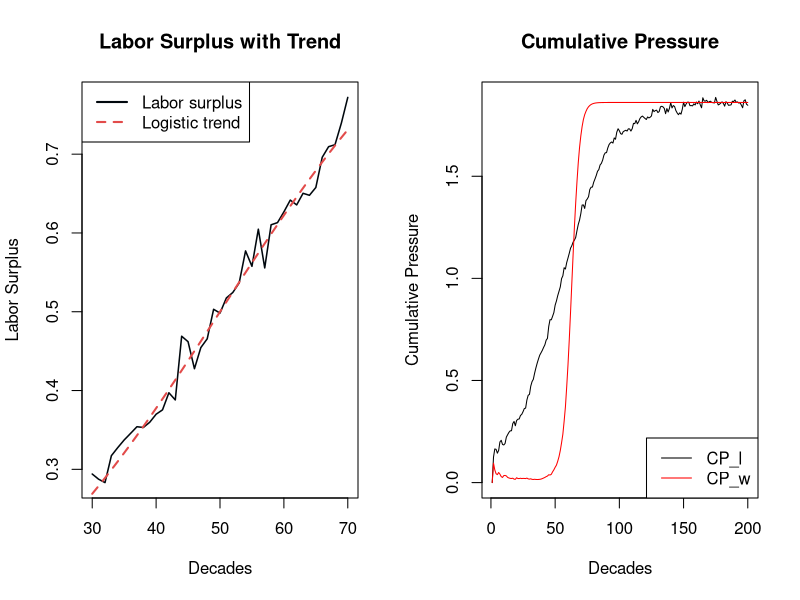
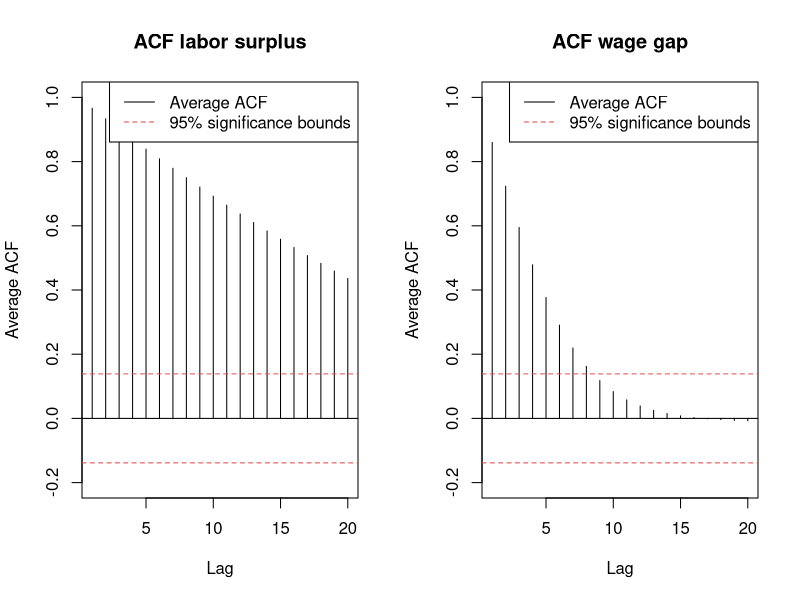
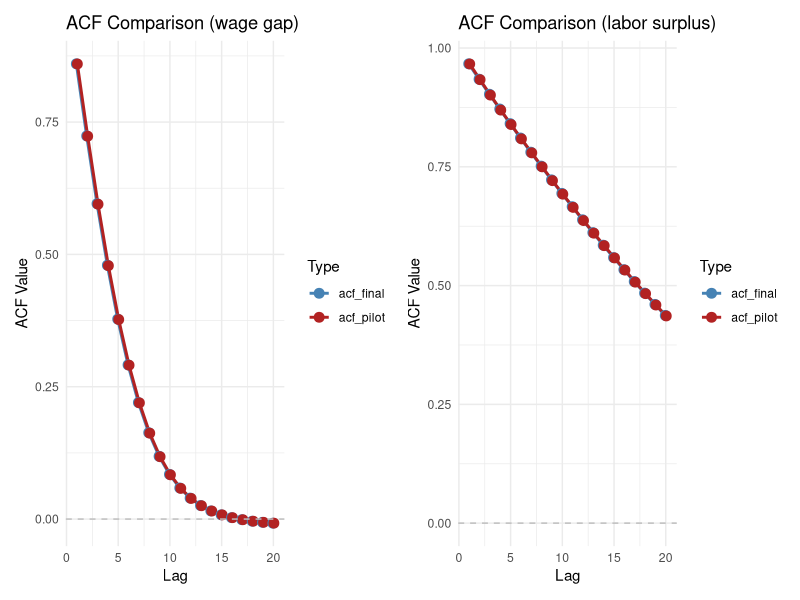
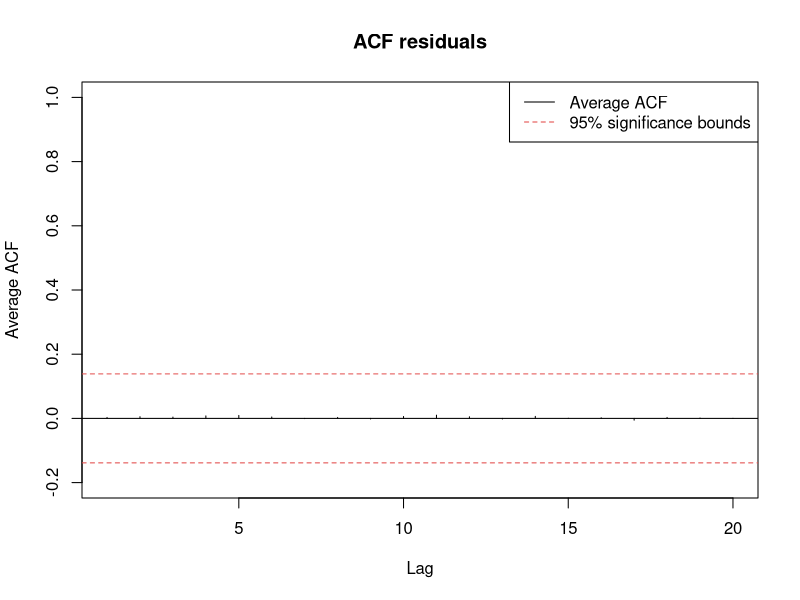

The R source for these figures, in order:
## ---- chunk 1
library(dplyr)
library(ggplot2)
library(tidyr)
library(sandwich)
library(lmtest)
library(patchwork)
## ---- chunk 2
set.seed(123)
## ---- chunk 3
N_pilot <- 10
T_pilot <- 200
## ---- chunk 4
# labor_surplus parameters
K_l <- 1
r_l <- .05
t0_l  <- 50
A <- .2
P <- 5
delta_l <- .43
## ---- chunk 5
# wage_gap parameters
K_w <- 1
r_base <- .03
alpha <- .5
t0_w <- 60
## ---- chunk 6
# decay parameter (cumulative pressure)
delta_c <- 0.43
## ---- chunk 7
func_labor_surplus <- function(N,T) {
  
  labor_surplus <- matrix(NA, nrow = T , ncol = N)
  for (n in 1:N) {
    for (t in 1:T) {
    
      logistic_trend <- K_l/(1+exp(-r_l*(t-t0_l)))
      oscillation <- A * exp(-delta_l*t) * sin((2*t*pi)/P)
      epsilon <- rnorm(1, mean = 0, sd = .02)
    
      labor_surplus[t, n] <- logistic_trend + oscillation + epsilon
    }
  }
  return(labor_surplus)
}
## ---- chunk 8
labor_surplus <- func_labor_surplus(N_pilot, T_pilot)
head(labor_surplus)
## ---- chunk 9
func_wage_gap <- function(N, T, lab){
  
  wage_gap <- matrix(NA, nrow = T , ncol = N)
  for (n in 1:N) {
    for (t in 1:T) {
    
      if (t == 1) {r_w <- r_base} else {r_w <- r_base + alpha*(lab[t-1, n])}
    
     wage_gap[t,n]<- K_w/(1+exp(-r_w*(t-t0_w)))
    }
  }
  return(wage_gap)
}
## ---- chunk 10
wage_gap <- func_wage_gap(N_pilot, T_pilot, labor_surplus)
head(wage_gap)
## ---- chunk 11
cp <- function(N, T, lab, wag) {
  
  CP_l <- matrix(NA, nrow = T , ncol = N)
  CP_w <- matrix(NA, nrow = T , ncol = N)

  for (n in 1:N){
    for (t in 1:T){
    
    # cumulative pressure is only meaningful at t=2
      if (t==1){
        CP_l[t, n] <- 0
        CP_w[t, n] <- 0
      }
      else {
      
        cpsum_l <- 0
        cpsum_w <- 0
      
        for (k in 1:(t-1)){
          cpsum_l <- cpsum_l + lab[t-k, n] * exp(-delta_c*k)
          cpsum_w <- cpsum_w + wag[t-k, n] * exp(-delta_c*k)
      }
      
        CP_l[t, n] <- cpsum_l
        CP_w[t, n] <- cpsum_w
      }
    }
  }
  return( list(CP_l = CP_l, CP_w = CP_w) )
}

## ---- chunk 12
result <- cp(N_pilot, T_pilot, labor_surplus, wage_gap)
CP_w <- result$CP_w
CP_l <- result$CP_l
## ---- chunk 13
head(CP_l)
## ---- chunk 14
head(CP_w)
## ---- chunk 15
n <- 70
s <- 30
trend_l <- K_l / (1 + exp(-r_l * (s:n - t0_l)))
 
par(mfrow = c(1,2))

plot(s:n, labor_surplus[s:n, 1], type = "n",
     xlab = "Decades", ylab = "Labor Surplus",
     main = "Labor Surplus with Trend")
lines(s:n, labor_surplus[s:n, 1], col = "#00070d", lwd = 1.5)
lines(s:n, trend_l, col = "#E24B4A", lty = 2, lwd = 2)
legend("topleft",
       legend = c("Labor surplus", "Logistic trend"),
       col = c("#00070d", "#E24B4A"),
       lty = c(1, 2, 1, 1), lwd = 2)

plot(1:T_pilot, CP_l[,1], type = "l", 
     xlab = "Decades", ylab = "Cumulative Pressure",
     main = "Cumulative Pressure")
lines(1:T_pilot, CP_w[,1],col ="red")
legend("bottomright", legend = c("CP_l", "CP_w"), col = c("black", "red"), lty = 1)

par(mfrow = c(2,1))

## ---- chunk 16
lag_max <- 20 
acf_matrix_l <- matrix(NA, nrow = lag_max , ncol = N_pilot)
acf_matrix_w <- matrix(NA, nrow = lag_max , ncol = N_pilot)
## ---- chunk 17
acf_func <- function(lag_max, acf_matrix, N, T, t0, CP) {
  for (s in 1:N){
    cps <- CP[t0:T, s]
    acf_matrix[,s] <- acf(cps, 
                          lag.max = lag_max,
                          plot = FALSE)$acf[-1]
  }
  acf_avg <- rowMeans(acf_matrix)
  return(acf_avg)
}
## ---- chunk 18
acf_avg_l <- acf_func(lag_max, acf_matrix_l, N_pilot, T_pilot, t0_l, CP_l)
acf_avg_w <- acf_func(lag_max, acf_matrix_w, N_pilot, T_pilot, t0_w, CP_w)
## ---- chunk 19
acf_plot <- function(acf, T, title = "Average ACF"){
  
   plot(1:lag_max, acf,
         type = "h",
         xlab = "Lag",
         ylab = "Average ACF",
         main = title,
         ylim = c(-0.2, 1))
    abline(h = 0)
          # Significance bounds
    abline(h =  1.96 / sqrt(T), lty = 2, col = "#E24B4A")
    abline(h = -1.96 / sqrt(T), lty = 2, col = "#E24B4A")
        
    legend("topright",
            legend = c("Average ACF", "95% significance bounds"),
            col    = c("black", "#E24B4A"),
            lty    = c(1, 2))
  
}
## ---- chunk 20
par(mfrow = c(1,2))
acf_plot(acf_avg_l, T_pilot, title = "ACF labor surplus")
acf_plot(acf_avg_w, T_pilot, title = "ACF wage gap" )
# Reset the plotting window
par(mfrow = c(1,1))
## ---- chunk 21
# Labor surplus
Tl_obs <- T_pilot - round(t0_l)
Tl_eff <- Tl_obs/(1+2*sum(acf_avg_l))

# Wage gap
Tw_obs <- T_pilot - round(t0_w)
Tw_eff <- Tw_obs/(1+2*sum(acf_avg_w))

ratio_w <- Tw_eff/Tw_obs
ratio_l <- Tl_eff/Tl_obs

cat("Effective sample size — labor surplus:",
    round(Tl_eff, 3), "\n")
cat("Effective sample size — wage gap:",
    round(Tw_eff, 3), "\n")
cat("Efficiency ratio — wage gap:", 
    round(ratio_w, 3), "\n")
cat("Efficiency ratio — labor surplus:", 
    round(ratio_l, 3), "\n")
cat("Usable decades — labor surplus:", Tl_obs, "\n")
cat("Usable decades — wage gap:", Tw_obs)
## ---- chunk 22
p <- c(0.001, 0.005, 0.01, 0.02, 0.05)
beta0_values <- qlogis(p)
epv <- 30
T_eff_binding <- Tw_eff

# N calculation for each p
sensitivity_analysis <- data.frame(
  crisis_prob = p ,
  beta0 = round(beta0_values, 4), 
  N_needed = ceiling(epv/(T_eff_binding*p))
)

print(sensitivity_analysis)
## ---- chunk 23
beta0 <- -5.2933	
beta1 <- 1.0   # wage gap effect — moderate
beta2 <- 0.5   # labor surplus effect — smaller alone
beta3 <- 2.0   # interaction — largest, captures Marx's threshold
## ---- chunk 24
y_func <- function(beta0, beta1, beta2, beta3, CP_l, CP_w, T, N) {
  
  z <- beta0 + (beta1*CP_w) + (beta2*CP_l) + (beta3*CP_l*CP_w)
  p_crisis <- 1/(1+exp(-z))
  
  y <- matrix(rbinom(T*N, size = 1, prob = p_crisis), 
              ncol = N, nrow = T)
  
  return(y)
}
## ---- chunk 25
y_pilot <- y_func(beta0, beta1, beta2, beta3, CP_l, CP_w, T_pilot, N_pilot)
## ---- chunk 26
head(y_pilot)
## ---- chunk 27
N_final <- 389
T_final <- 200
## ---- chunk 28
# Generate labor surplus , wage gap, CP_l, CP_w, y with N_final, T_final 
labor_surplus_fin <- func_labor_surplus(N_final, T_final)
wage_gap_fin <- func_wage_gap(N_final, T_final, labor_surplus_fin)

cp_fin <- cp(N_final, T_final, labor_surplus_fin, wage_gap_fin)
CPfin_l <- cp_fin$CP_l
CPfin_w <- cp_fin$CP_w

y_final <- y_func(beta0, beta1, beta2, beta3, CPfin_l, CPfin_w, T_final, N_final)
## ---- chunk 29
# crisis event count comparison
data.frame (
  Simulation = c("Pilot","Final"),
  N = c(N_pilot, N_final),
  T = c(T_pilot, T_final),
  Total_crisis = c(sum(y_pilot), sum(y_final))
    )
## ---- chunk 30
df_long <- data.frame(
  society = rep(1:N_final, each = T_final), 
  decade = rep(1:T_final, times = N_final), 
  CP_w = as.vector(CPfin_w), 
  CP_l = as.vector(CPfin_l), 
  y = as.vector(y_final)
)
## ---- chunk 31
model <- glm(y~CP_w+CP_l+CP_w:CP_l, 
             data = df_long, 
             family = binomial(link = "logit"))
summary(model)
## ---- chunk 32
X <- cbind(
  intercept = 1, 
  CP_w = as.vector(CPfin_w), 
  CP_l = as.vector(CPfin_l), 
  interaction = as.vector(CPfin_w)*as.vector(CPfin_l)
)

y_vec <- as.vector(y_final)
## ---- chunk 33
log_likelihood <- function(beta, X, y) {
  
  z <- X %*% beta
  p <- 1/(1+exp(-z))
  ll <- sum(y*log(p + 1e-10) + (1-y)*log(1-p  + 1e-10))
  
  return(-ll)
}
## ---- chunk 34
results <- optim(
    par = c(0,0,0,0),
    fn = log_likelihood,
    X = X, 
    y = y_vec, 
    method = "BFGS", 
    hessian = TRUE
  )
## ---- chunk 35
data.frame(
  true = c(beta0, beta1, beta2, beta3), 
  estimated_1 = c(coef(model)), 
  estimated_2 = c(results$par)
)
## ---- chunk 36
acfin_matrix_l <- matrix(NA, nrow = lag_max , ncol = N_final)
acfin_matrix_w <- matrix(NA, nrow = lag_max , ncol = N_final)

acfin_avg_l <- acf_func(lag_max, acfin_matrix_l, N_final, T_final, t0_l, CPfin_l)
acfin_avg_w <- acf_func(lag_max, acfin_matrix_w, N_final, T_final, t0_w, CPfin_w)
## ---- chunk 37
# compare acf pilot and acf final for labor surplus
acf_comp_l<- data.frame(lag = 1:lag_max, 
                        acf_final = acfin_avg_l, 
                        acf_pilot = acf_avg_l)

# compare acf pilot and acf final for wage gap
acf_comp_w <- data.frame(lag = 1:lag_max, 
                         acf_final = acfin_avg_w, 
                         acf_pilot = acf_avg_w)
## ---- chunk 38
acf_comparison <- function(acf_comp, title = "ACF Comparison: Final vs Pilot"){
  
  # convert to long format 
  acf_long <- pivot_longer(acf_comp, 
                           cols = c(acf_final, acf_pilot), 
                           names_to = "Type", 
                           values_to = "ACF_Values")
  
  p <- ggplot(acf_long, aes(x = lag, y = ACF_Values, color = Type, group = Type)) +
    geom_line(position = position_dodge(width = 0.2), linewidth = 1) + 
    geom_point(position = position_dodge(width = 0.2), size = 3) + 
    geom_hline(yintercept = 0, linetype = "dashed", color = "gray") +
    theme_minimal() +
    # FIXED: Use the `title` argument here instead of hard-coding it
    labs(title = title,        
         x = "Lag", 
         y = "ACF Value") +
    scale_color_manual(values = c("acf_final" = "steelblue", "acf_pilot" = "firebrick"))
  
  # Return the plot
  return(p) 
}
## ---- chunk 39
plot_wage <- acf_comparison(acf_comp_w, title = "ACF Comparison (wage gap)" )
plot_labor <-acf_comparison(acf_comp_l, title = "ACF Comparison (labor surplus)" )
## ---- chunk 40
combined_plot <- plot_wage + plot_labor
combined_plot
## ---- chunk 41
residuals_pearson <- residuals(model, type = "pearson")
lag_max <- min(Tl_obs/4, 20)
df_long_ord <- df_long %>% arrange(society, decade)
acf_resid_matrix <- matrix (NA, nrow = lag_max, ncol = N_final)


for (s in 1:N_final){
  # Extract the residuals for society s
  res_s <- residuals_pearson[df_long$society == s]
  acf_resid_matrix[,s]<-acf(res_s, lag_max, plot = FALSE)$acf[-1]
}

avg_resid_matrix <- rowMeans(acf_resid_matrix)
## ---- chunk 42
acf_plot(avg_resid_matrix, T_final, title = "ACF residuals")
